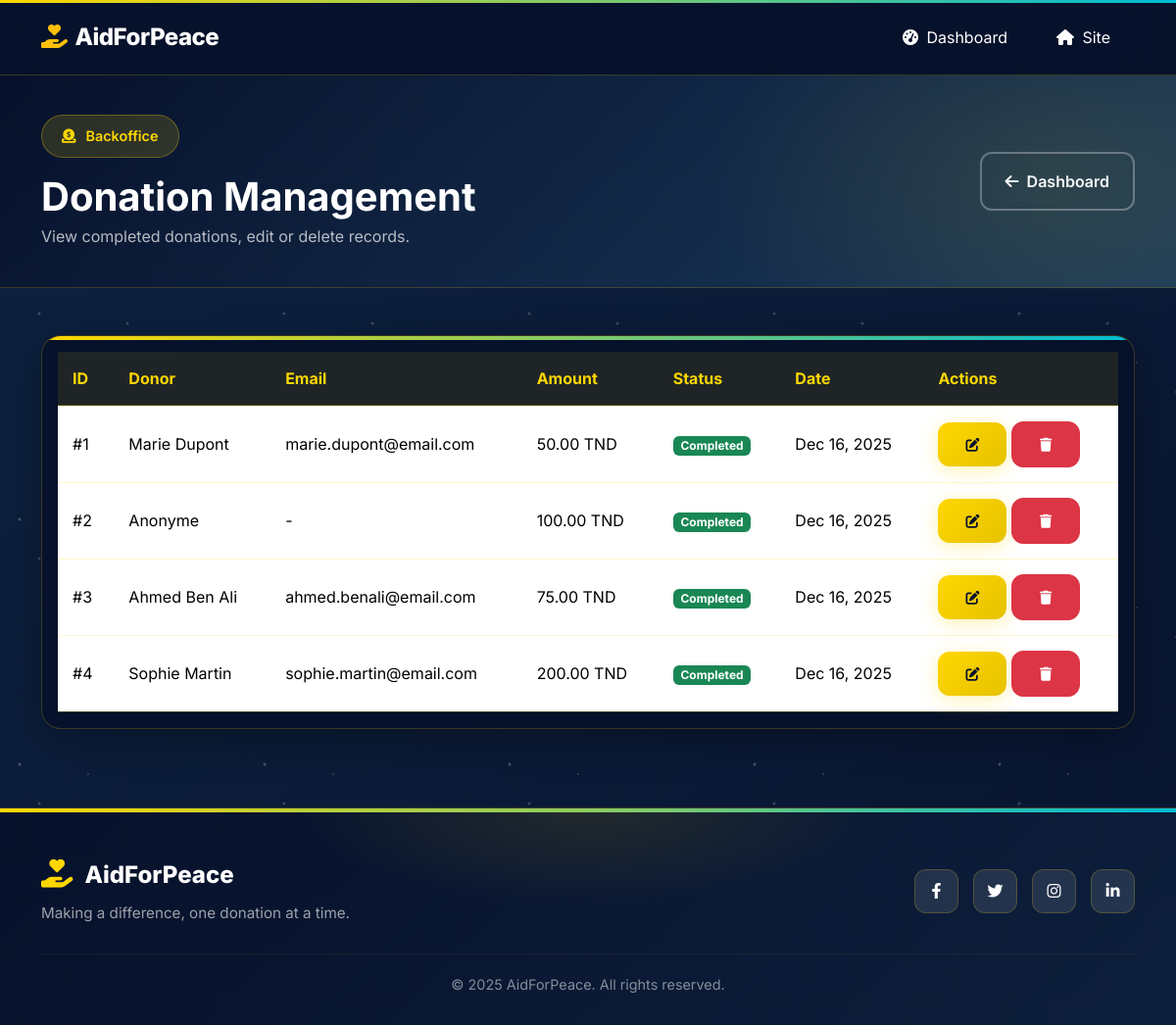
Screenshot of /index.php?controller=admin&action=manage_donations (signed in) with the database file from the repository.
### tables this page shows
CREATE TABLE `donations` (
    `id` INT AUTO_INCREMENT PRIMARY KEY,
    `first_name` VARCHAR(100),
    `last_name` VARCHAR(100),
    `donor_name` VARCHAR(255),
    `donor_email` VARCHAR(255),
    `email` VARCHAR(255),
    `donor_phone` VARCHAR(20),
    `phone` VARCHAR(20),
    `user_id` INT NULL,
    `amount` DECIMAL(12, 2) NOT NULL,
    `currency` VARCHAR(3) DEFAULT 'TND',
    `message` LONGTEXT,
    `campaign_id` INT NULL,
    `status` ENUM('pending', 'completed', 'failed', 'refunded') DEFAULT 'pending',
    `transaction_id` VARCHAR(100),
    `payment_method` VARCHAR(50) DEFAULT 'card',
    `is_anonymous` TINYINT(1) DEFAULT 0,
    `newsletter` TINYINT(1) DEFAULT 0,
    `created_at` TIMESTAMP DEFAULT CURRENT_TIMESTAMP,
    `updated_at` TIMESTAMP DEFAULT CURRENT_TIMESTAMP ON UPDATE CURRENT_TIMESTAMP,
    INDEX `idx_status` (`status`),
    INDEX `idx_campaign` (`campaign_id`),
    INDEX `idx_email` (`email`)
);

### config/config.php (called while the page is built, shortened)
<?php
class config
{
    private static $pdo = null;
    public static function getConnexion()
    {
        if (!isset(self::$pdo)) {
            $servername = "localhost";
            $username = "root";
            $password = "";
            $dbname = "aidforpeace_db";
            try {
                self::$pdo = new PDO(
                    "mysql:host=$servername;dbname=$dbname;charset=utf8mb4",
                    $username,
                    $password,
                    [
                        PDO::ATTR_ERRMODE => PDO::ERRMODE_EXCEPTION,
                        PDO::ATTR_DEFAULT_FETCH_MODE => PDO::FETCH_ASSOC,
                        PDO::ATTR_EMULATE_PREPARES => false
                    ]
                );
            } catch (PDOException $e) {
                die('Erreur de connexion: ' . $e->getMessage());
            }
        }
        return self::$pdo;
    }
}
?>

### controllers/DonationController.php (called while the page is built, shortened)
<?php
require_once(__DIR__ . '/../config/config.php');
class DonationController {
    private $pdo;
    public function __construct() {
        $this->pdo = config::getConnexion();
    }
    public function getDonationsByStatus($status) {
        $statusMap = ['attente' => 'pending', 'accepter' => 'completed', 'refuse' => 'failed'];
        $dbStatus = $statusMap[$status] ?? $status;
        $sql = "SELECT * FROM donations WHERE status = :status ORDER BY created_at DESC";
        try {
            $query = $this->pdo->prepare($sql);
            $query->execute(['status' => $dbStatus]);
            return $query->fetchAll(PDO::FETCH_ASSOC);
        } catch (Exception $e) {
            return [];
        }
    }
}
?>

### views/admin/manage_donations.php (the view, shortened to what this page needs)
<?php
require_once __DIR__ . '/../../config/config.php';
require_once __DIR__ . '/../../controllers/DonationController.php';
$donationController = new DonationController();
$allDonations = $donationController->getDonationsByStatus('completed');
require_once __DIR__ . '/../../includes/header.php';
?>
<section class="page-hero py-4">
  <div class="container py-3">
    <div class="row align-items-center">
      <div class="col">
        <div class="hero-badge mb-3"><i class="fas fa-donate"></i><span>Backoffice</span></div>
        <h1 class="fw-bold display-6 mb-1">Donation Management</h1>
        <p class="text-white-50 mb-0">View completed donations, edit or delete records.</p>
      </div>
      <div class="col-lg-4 text-lg-end">
        <a href="index.php" class="btn btn-outline-light px-4 py-3"><i class="fas fa-arrow-left me-2"></i>Dashboard</a>
      </div>
    </div>
  </div>
</section>
<div class="container my-5">
  <div class="card">
    <div class="card-body">
    <?php if(empty($allDonations)): ?>
      <div class="p-4 text-center text-muted">No completed donations yet.</div>
    <?php else: ?>
    <table class="table table-hover align-middle mb-0">
      <thead>
        <tr>
          <th>ID</th>
          <th>Donor</th>
          <th>Email</th>
          <th>Amount</th>
          <th>Status</th>
          <th>Date</th>
          <th>Actions</th>
        </tr>
      </thead>
      <tbody>
        <?php foreach($allDonations as $don): ?>
        <tr>
          <td>#<?= $don['id'] ?></td>
          <td><?= htmlspecialchars($don['donor_name'] ?? $don['first_name'] ?? 'Anonymous') ?></td>
          <td><?= htmlspecialchars($don['donor_email'] ?? $don['email'] ?? '-') ?></td>
          <td><?= number_format($don['amount'], 2) ?> TND</td>
          <td><span class="badge bg-success"><?= ucfirst($don['status']) ?></span></td>
          <td><?= date('M d, Y', strtotime($don['created_at'])) ?></td>
          <td>
            <a class="btn btn-sm btn-primary" href="edit_donation.php?id=<?= $don['id'] ?>"><i class="fas fa-edit"></i></a>
            <a class="btn btn-sm btn-danger" href="delete_donation.php?id=<?= $don['id'] ?>" onclick="return confirm('Delete this donation?')"><i class="fas fa-trash"></i></a>
          </td>
        </tr>
        <?php endforeach; ?>
      </tbody>
    </table>
    <?php endif; ?>
    </div>
  </div>
</div>
<?php require_once __DIR__ . '/../../includes/footer.php'; ?>

### includes/header.php (style rules this page uses)
:root { --primary: #ffd700; --primary-dark: #e6c200; --secondary: #07112b; --secondary-light: #1a3a5c; --accent: #00bcd4; --success: #4caf50; --danger: #f44336; --warning: #ff9800; --text-light: #ffffff; --text-muted: rgba(255,255,255,0.7); --glass-bg: rgba(7, 17, 43, 0.95); --glass-border: rgba(255, 215, 0, 0.2); --shadow: 0 10px 40px rgba(0, 0, 0, 0.3); --transition: all 0.4s cubic-bezier(0.4, 0, 0.2, 1); }
* { margin: 0; padding: 0; box-sizing: border-box; }
body { font-family: 'Inter', sans-serif; background: linear-gradient(-45deg, #07112b, #1a3a5c, #07102b, #0d2240); background-size: 400% 400%; animation: gradientBG 15s ease infinite; min-height: 100vh; color: var(--text-light); overflow-x: hidden; }
body::before { content: ''; position: fixed; top: 0; left: 0; width: 100%; height: 100%; background-image: radial-gradient(2px 2px at 20px 30px, rgba(255,255,255,0.4), transparent), radial-gradient(2px 2px at 40px 70px, rgba(255,255,255,0.3), transparent), radial-gradient(1px 1px at 90px 40px, rgba(255,255,255,0.5), transparent), radial-gradient(2px 2px at 130px 80px, rgba(255,255,255,0.3), transparent), radial-gradient(1px 1px at 160px 120px, rgba(255,255,255,0.4), transparent), radial-gradient(1.5px 1.5px at 200px 150px, rgba(255,255,255,0.3), transparent); background-size: 250px 250px; animation: twinkle 5s ease-in-out infinite; pointer-events: none; z-index: -1; }
body::after { content: ''; position: fixed; top: 0; left: 0; right: 0; height: 3px; background: linear-gradient(90deg, var(--primary), var(--accent), var(--primary)); background-size: 200% 100%; animation: gradientMove 3s ease infinite; z-index: 9999; }
.page-hero { background: linear-gradient(135deg, var(--secondary) 0%, var(--secondary-light) 100%); color: white; padding: 50px 0; position: relative; overflow: hidden; border-bottom: 1px solid var(--glass-border); }
.page-hero::before { content: ''; position: absolute; top: -50%; right: -20%; width: 60%; height: 200%; background: radial-gradient(ellipse, rgba(255, 215, 0, 0.1) 0%, transparent 70%); animation: float 8s ease-in-out infinite; }
.hero-badge { display: inline-flex; align-items: center; gap: 10px; background: rgba(255, 215, 0, 0.15); color: var(--primary); padding: 10px 20px; border-radius: 50px; font-size: 0.9rem; font-weight: 600; border: 1px solid rgba(255, 215, 0, 0.3); backdrop-filter: blur(10px); animation: fadeInUp 0.6s ease-out; }
.btn { padding: 12px 28px; border-radius: 12px; font-weight: 600; transition: var(--transition); position: relative; overflow: hidden; }
.btn::before { content: ''; position: absolute; top: 0; left: -100%; width: 100%; height: 100%; background: linear-gradient(90deg, transparent, rgba(255,255,255,0.3), transparent); transition: left 0.5s ease; }
.btn-primary { background: linear-gradient(135deg, var(--primary) 0%, var(--primary-dark) 100%); border: none; color: var(--secondary); box-shadow: 0 4px 20px rgba(255, 215, 0, 0.3); }
.btn-outline-light { border: 2px solid rgba(255,255,255,0.3); backdrop-filter: blur(10px); }
.card { background: var(--glass-bg); border: 1px solid var(--glass-border); box-shadow: var(--shadow); border-radius: 20px; backdrop-filter: blur(20px); -webkit-backdrop-filter: blur(20px); transition: var(--transition); overflow: hidden; }
.card::before { content: ''; position: absolute; top: 0; left: 0; right: 0; height: 4px; background: linear-gradient(90deg, var(--primary), var(--accent), var(--primary)); background-size: 200% 100%; animation: gradientMove 3s ease infinite; }
.table { color: var(--text-light); margin-bottom: 0; }
.table th { background: rgba(255, 215, 0, 0.1); color: var(--primary); font-weight: 700; border-bottom: 2px solid var(--glass-border); padding: 15px; }
.table td { padding: 15px; border-bottom: 1px solid var(--glass-border); vertical-align: middle; }
.table tbody tr { transition: var(--transition); }
.animate-slide-up { animation: fadeInUp 0.6s ease-out; }
.text-white-50 { color: var(--text-muted) !important; }
h1, h2, h3, h4, h5, h6 { color: var(--text-light); }
p { color: var(--text-muted); }
.container { animation: fadeInUp 0.8s ease-out; }

### rows the page displays
donations: id "1", donor_name "Marie Dupont", donor_email "marie.dupont@email.com", amount "50.00", status "Completed", created_at "Dec 16, 2025"
donations: id "2", donor_name "Anonyme", donor_email+email "-", amount "100.00", status "Completed", created_at "Dec 16, 2025"
donations: id "3", donor_name "Ahmed Ben Ali", donor_email "ahmed.benali@email.com", amount "75.00", status "Completed", created_at "Dec 16, 2025"
donations: id "4", donor_name "Sophie Martin", donor_email "sophie.martin@email.com", amount "200.00", status "Completed", created_at "Dec 16, 2025"
